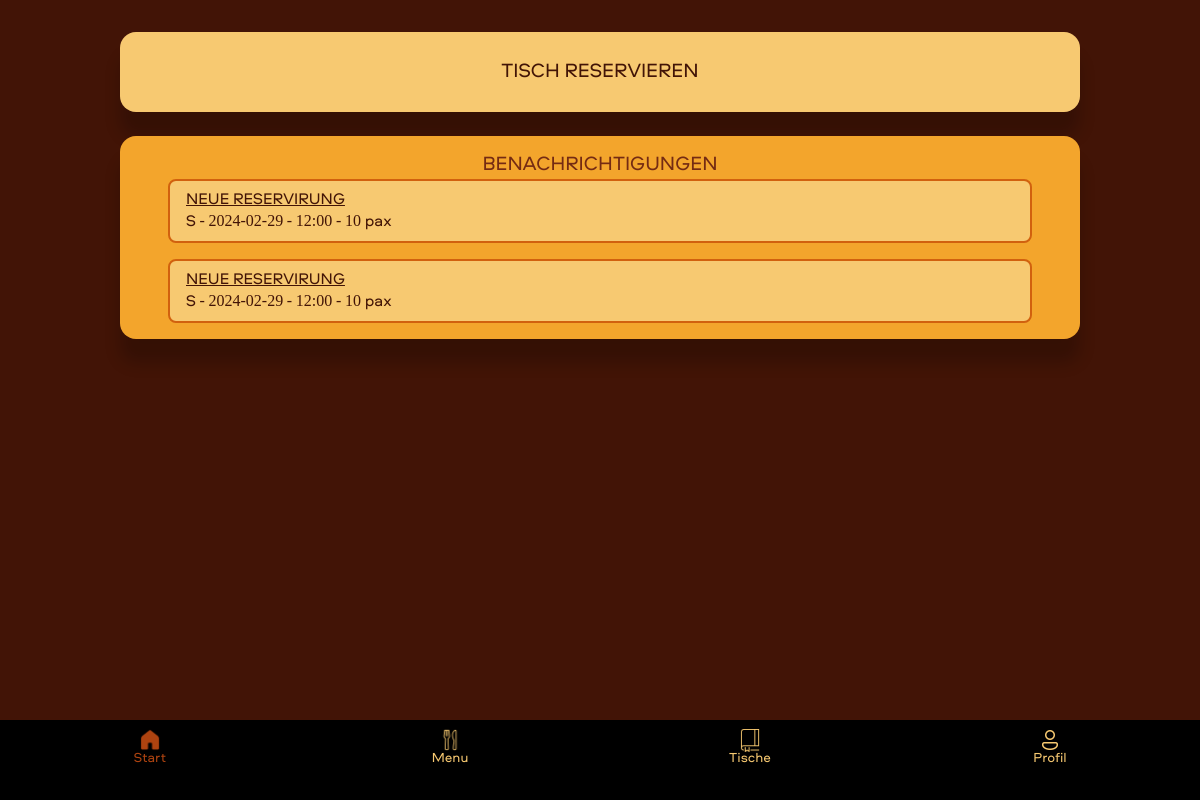
Page / (signed in) on the earlier database version.
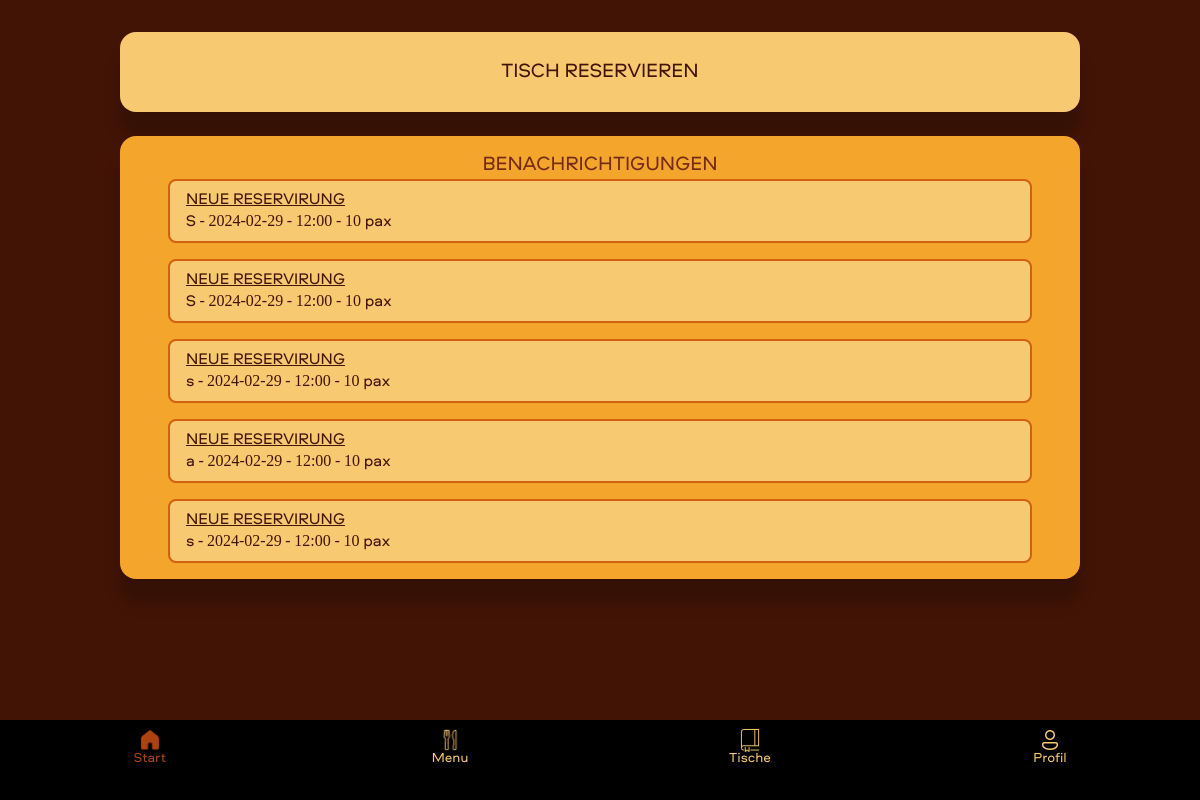
Same page on the later database version.
### reservation_app/models.py (models this page shows, shortened)
class Notification(models.Model):
    user = models.ForeignKey(settings.AUTH_USER_MODEL, on_delete=models.CASCADE)
    title = models.TextField(default='')
    message = models.TextField(default='')
    timestamp = models.DateTimeField(auto_now_add=True)
    is_read = models.BooleanField(default=False)

### reservation_app/views.py (the view)
# urls.py: path('',views.home,name='home'),
def home(request):
    if request.user.is_authenticated:
        notifications = Notification.objects.filter(user=request.user, is_read=False)
        return render(request,"home.html",{'notifications': notifications})
    else:
        return render(request,"home.html",{'notifications': []})

### reservation_app/templates/home.html (shortened to what this page needs)
{% extends 'base.html' %}
{% block content %}
<br>
<div class="tables-container">
<div class="button-container">
    <a href="{% url 'create_book' %}">
        <button class="std_button">Tisch reservieren</button>
    </a>
</div>
{% if user.is_authenticated %}
<div class="notifications">
    <div class="title-text">
        <div class="title">Benachrichtigungen</div>
      </div>
{% if notifications %}
    <ul>
        {% for notification in notifications %}
        {% if notification.is_read == False %}
        <a href="{% url 'user_orders' %}?method=Show_Table&notification_id={{ notification.id }}">
            <button class="notification">
                <div class="title_not">
                {{ notification.title }}
            </div>
            <div class="message">
                {{ notification.message }}
            </div>
        </button></a>
        {% endif %}
        {% endfor %}
    </ul>
{% else %}
<div class="title-text">
    <div class="title" style="font-size: 2vh;padding-bottom: 2vh;">Sie haben keine Benachrichtigungen</div>
  </div>
{% endif %}
{% endif %}
</div>
</div>
</div>
 {% load static %}
      <a href="{% url 'home' %}">
        <button class="tabbar home">
            <img src="{% static 'icons/home_active.png' %}">
            <br>
            Start
        </button>
    </a>
    <a href="{% url 'menu' %}">
        <button class="tabbar menu">
            <img src="{% static 'icons/menu.png' %}" >
            <br>
            Menu
        </button>
    </a>
    <a href="{% url 'user_orders' %}">
        <button class="tabbar mybook">
            <img src="{% static 'icons/tables.png' %}">
            <br>
            Tische
        </button>
    </a>
    {% if user.is_authenticated %}
    <a href="{% url 'account' %}">
        <button class="tabbar login_user">
            <img src="{% static 'icons/account.png' %}">
            <br>
            Profil
        </button>
    </a>
    {% endif %}
{% endblock %}

Differences in the rows shown:
added Notification: title "NEUE RESERVIRUNG", message "s - 2024-02-29 - 12:00 - 10 pax"
added Notification: title "NEUE RESERVIRUNG", message "a - 2024-02-29 - 12:00 - 10 pax"
added Notification: title "NEUE RESERVIRUNG", message "s - 2024-02-29 - 12:00 - 10 pax"
